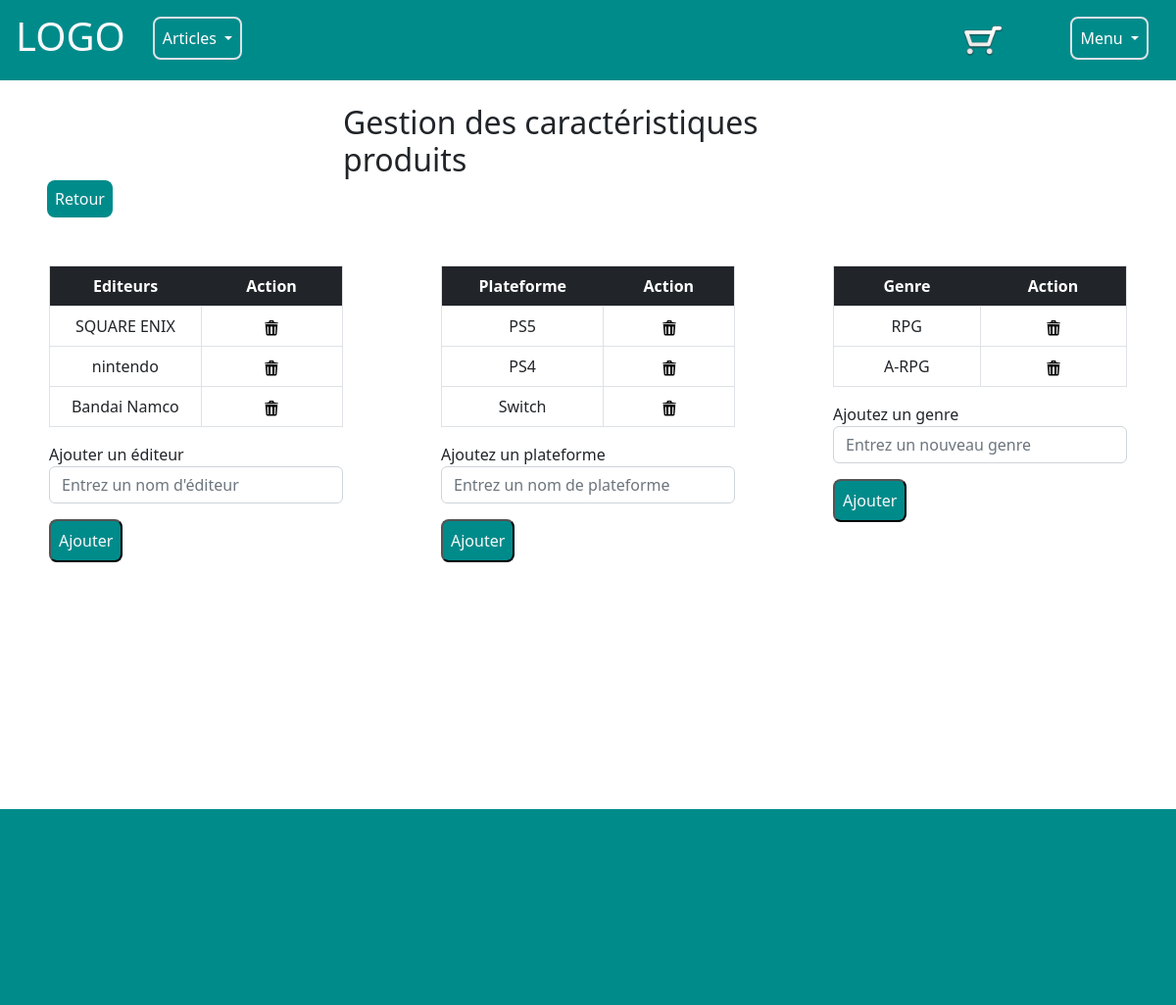
Screenshot of /caracteristiques.php with the database file from the repository.
### tables this page shows
CREATE TABLE IF NOT EXISTS `editeur` (
  `id_editeur` int NOT NULL AUTO_INCREMENT,
  `nom` varchar(20) NOT NULL DEFAULT 'Editeur',
  PRIMARY KEY (`id_editeur`)
);

CREATE TABLE IF NOT EXISTS `plateforme` (
  `id_plateforme` int NOT NULL AUTO_INCREMENT,
  `nom` varchar(20) NOT NULL DEFAULT 'Plateforme',
  PRIMARY KEY (`id_plateforme`)
);

CREATE TABLE IF NOT EXISTS `genre` (
  `id_genre` int NOT NULL AUTO_INCREMENT,
  `nom` varchar(20) NOT NULL DEFAULT 'Genre',
  PRIMARY KEY (`id_genre`)
);

### caracteristiques.php (the view, shortened to what this page needs)
<?php
require_once 'inc/bdd.php';
$editeurs = [];
if (isset($myDb)) {
    $recupEditeurs = $myDb->prepare('SELECT * FROM editeur');
    $recupEditeurs->execute();
    $editeurs = $recupEditeurs->fetchAll(PDO::FETCH_OBJ);
}
$plateformes = [];
if (isset($myDb)) {
    $recupPlateforme = $myDb->prepare('SELECT * FROM plateforme');
    $recupPlateforme->execute();
    $plateformes = $recupPlateforme->fetchAll(PDO::FETCH_OBJ);
}
$genres = [];
if (isset($myDb)) {
    $recupGenre = $myDb->prepare('SELECT * FROM genre');
    $recupGenre->execute();
    $genres = $recupGenre->fetchAll(PDO::FETCH_OBJ);
}
require_once 'composants/header.php';
?>
<h2 class="col-md-5 mx-auto mt-4">Gestion des caractéristiques produits</h2>
<a class="ms-5 btnconnexion  rounded-3 p-2 text-light mb-5 mt-3 text-decoration-none" href="espaceAdmin.php">Retour</a>
<section class="d-flex row-col-md-10 justify-content-around mt-5">
    <div class="w-25">
        <table class="table border border-1 mt-2 text-center text-align-center ">
            <thead class="bg-dark text-white">
                <tr>
                    <th class="col-3">Editeurs</th>
                    <th class="col-3">Action</th>
                </tr>
            </thead>
            <tbody>
                <?php foreach ($editeurs as $editeur) : ?>
                    <tr>
                        <td><?= $editeur->nom ?></td>
                        <td class=" border-start border-1"><a href="caracteristiques.php?id=<?= $editeur->id_editeur; ?>" onclick="return confirm(' Attention, cet éditeur sera définitivement supprimé')"></a></td>
                    </tr>
                <?php endforeach; ?>
            </tbody>
        </table>
        <form class="mt-3" method="POST" name="formulaire">
            <label for="text">Ajouter un éditeur</label>
            <input type="text" name="nom" class="form-control" placeholder="Entrez un nom d'éditeur">
            <button type="submit" name="submit_editeur" class="btnconnexion  rounded-3 p-2 text-light mb-5 mt-3">Ajouter</button>
        </form>
    </div>
    <div class="w-25">
        <table class="table border border-1 mt-2 text-center text-align-center ">
            <thead class="bg-dark text-white">
                <tr>
                    <th class="col-3">Plateforme</th>
                    <th class="col-3">Action</th>
                </tr>
            </thead>
            <tbody>
                <?php foreach ($plateformes as $plateforme) : ?>
                    <tr>
                        <td><?= $plateforme->nom ?></td>
                        <td class=" border-start  border-1"><a href="caracteristiques.php?id=<?= $plateforme->id_plateforme ?>" onclick="return confirm(' Attention, cette plateforme sera définitivement supprimé')"></a></td>
                    </tr>
                <?php endforeach; ?>
            </tbody>
        </table>
        <form method="POST" name="formulaire">
            <label for="text">Ajoutez un plateforme</label>
            <input type="text" name="nom" class="form-control" placeholder="Entrez un nom de plateforme">
            <button type="submit" name="submit_plateforme" class="btnconnexion  rounded-3 p-2 text-light mb-5 mt-3">Ajouter</button>
        </form>
    </div>
    <div class="w-25">
        <table class="table border border-1 mt-2 text-center text-align-center ">
            <thead class="bg-dark text-white">
                <tr>
                    <th class="col-3">Genre</th>
                    <th class="col-3">Action</th>
                </tr>
            </thead>
            <tbody>
                <?php foreach ($genres as $genre) : ?>
                    <tr>
                        <td><?= $genre->nom ?></td>
                        <td class=" border-start border-1"><a href="caracteristiques.php?id=<?= $genre->id_genre ?>" onclick="return confirm(' Attention, ce genre sera définitivement supprimé')"></a></td>
                    </tr>
                <?php endforeach ?>
            </tbody>
        </table>
        <form method="POST" name="formulaire">
            <label for="genre">Ajoutez un genre</label>
            <input type="text" name="nom" class="form-control" placeholder="Entrez un nouveau genre">
            <button type="submit" name="submit_genre" class="btnconnexion  rounded-3 p-2 text-light mb-5 mt-3">Ajouter</button>
        </form>
    </div>
</section>
<?php
require_once 'composants/footer.php';
?>

### css/style.css (style rules this page uses)
* { margin: 0; padding: 0; }
.btnconnexion { background-color: darkcyan; }

### rows the page displays
editeur: nom "SQUARE ENIX"
editeur: nom "nintendo"
editeur: nom "Bandai Namco"
plateforme: nom "PS5"
plateforme: nom "PS4"
plateforme: nom "Switch"
genre: nom "RPG"
genre: nom "A-RPG"
